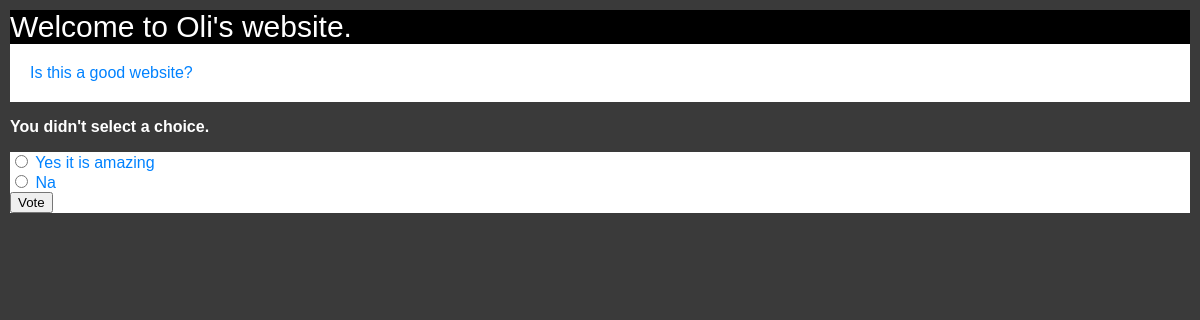
The page /Polls_App/12/vote/ on the database its author committed.
### Polls_App/models.py (models this page shows, shortened)
class Question(models.Model):
	question_text  = models.CharField(max_length=200)
	published_date = models.DateTimeField('date published')
	no_votes = models.IntegerField(default = 0)
	def was_published_recently(self):
		now = timezone.now()
		return now - datetime.timedelta(days = 1) <= self.published_date <= now
	was_published_recently.admin_order_field = 'published_date'
	was_published_recently.boolean = True
	was_published_recently.short_description = 'Published recently?'

class Choice(models.Model):
	question = models.ForeignKey(Question, on_delete = models.CASCADE)
	choice_text = models.CharField(max_length = 200)
	votes = models.IntegerField(default = 0)
	votes_percentage = models.DecimalField(max_digits = 5, decimal_places=2, default=0.00)

### Polls_App/views.py (the view, shortened to what this page needs)
# urls.py: path('<int:question_id>/vote/', views.vote, name = 'vote'),
def vote(request, question_id):
	question = get_object_or_404(Question, pk = question_id)
	try:
 		selected_choice = question.choice_set.get(pk = request.POST['choice'])
	except (KeyError, Choice.DoesNotExist):
		return render(request,
					  'Polls_App/detail.html',
					  {'question': question,
					   'error_message': "You didn't select a choice."})

### Polls_App/templates/Polls_App/detail.html (shortened to what this page needs)
{% load static %}
<link rel = "stylesheet" type = "text/css" href = "{% static 'Polls_App/style.css' %}">
<header>
	Welcome to Oli's website.
</header>
<section>
	{{ question.question_text }}
</section>
	{% if error_message %}
		<p> <strong> {{ error_message }} </strong> </p>
	{% endif %}
	<form action = "{% url 'Polls_App:vote' question.id %}" method = "post">
		{% for choice in question.choice_set.all %}
			<input type = "radio" name = "choice" id = "choice {{ forloop.counter }}" value = "{{ choice.id }}">
			<label for = "choice {{ forloop.counter }}" > {{ choice.choice_text }} </label><br>
		{% endfor %}
		<input type = "submit" value = "Vote">
	</form>

### Polls_App/static/Polls_App/style.css (style rules this page uses)
header { background: black; font-size: 30px; color: rgb(0, 130, 255) padding: 50px; }
section { background: white; color: rgb(0, 130, 255); padding: 20px; }
form { color: rgb(0, 130, 255); background: white; }

### rows shown on the page
Question: question_text "Is this a good website?"
Choice: choice_text "Yes it is amazing"
Choice: choice_text "Na"

### other values the page prints
{{ error_message }} "You didn't select a choice."
